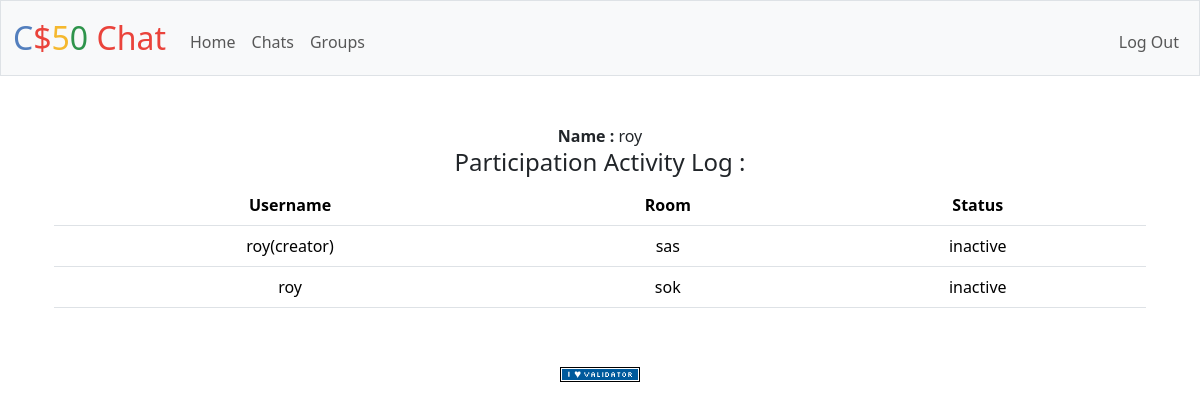
Page / (signed in) on the committed database.
### tables this page shows
CREATE TABLE users(
    id INTEGER PRIMARY KEY AUTOINCREMENT,
    name TEXT NOT NULL,
    password TEXT NOT NULL);

CREATE TABLE "info" (
    rid INTEGER NOT NULL ,
    rname TEXT NOT NULL,
username TEXT NOT NULL, status TEXT,id INTEGER PRIMARY KEY AUTOINCREMENT,
user_id INTEGER,
    FOREIGN KEY (user_id) REFERENCES users(id)
);

### app.py (the view)
@app.route('/')
@login_required
def index():
    rows = db.execute(
        "SELECT rname,username,status FROM info WHERE user_id = ? ", session["user_id"]
    )
    detail = db.execute(
        "SELECT name FROM users WHERE id = ? ", session["user_id"]
    )
    name = detail[0]['name']
    return render_template("index.html", name=name, rows=rows)

### app.py (called while the page is built)
@app.after_request
def after_request(response):
    response.headers["Cache-Control"] = "no-cache, no-store, must-revalidate"
    response.headers["Expires"] = 0
    response.headers["Pragma"] = "no-cache"
    return response

### helpers.py (called while the page is built)
def login_required(f):
    @wraps(f)
    def decorated_function(*args, **kwargs):
        if session.get("user_id") is None:
            return redirect("/login")
        return f(*args, **kwargs)
    return decorated_function

### templates/index.html (shortened to what this page needs)
{% extends "layout.html" %}
{% block main %}
<div class="container">
    <strong>Name :</strong> {{name}}
    <h4>Participation Activity Log : </h4>
     <table class = "table my-2">
        <thead>
        <tr>
          <th>Username</th>
          <th>Room</th>
          <th>Status</th>
        </tr>
      </thead>
      <tbody>
        {% for row in rows %}
            <tr>
              <td> {{ row.username }}</td>
              <td> {{ row.rname }}</td>
              <td> {{ row.status }}</td>
            </tr>
        {% endfor %}
      </tbody>
    </table>
</div>
{% endblock %}

### rows in the picture
users: name "roy"
info: username "roy(creator)", rname "sas", status "inactive"
info: username "roy", rname "sok", status "inactive"
